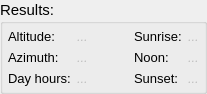
             <widget class="QGroupBox" name="groupBox_results">
              <property name="sizePolicy">
               <sizepolicy hsizetype="Minimum" vsizetype="Maximum">
                <horstretch>0</horstretch>
                <verstretch>0</verstretch>
               </sizepolicy>
              </property>
              <property name="font">
               <font>
                <pointsize>11</pointsize>
                <italic>false</italic>
               </font>
              </property>
              <property name="toolTip">
               <string>These are the results of the adjustments made</string>
              </property>
              <property name="title">
               <string>Results:</string>
              </property>
              <layout class="QGridLayout" name="gridLayout_9">
               <property name="sizeConstraint">
                <enum>QLayout::SetFixedSize</enum>
               </property>
               <property name="leftMargin">
                <number>5</number>
               </property>
               <property name="topMargin">
                <number>5</number>
               </property>
               <property name="rightMargin">
                <number>5</number>
               </property>
               <property name="bottomMargin">
                <number>5</number>
               </property>
               <item row="0" column="3">
                <layout class="QHBoxLayout" name="horizontalLayout_3">
                 <property name="sizeConstraint">
                  <enum>QLayout::SetFixedSize</enum>
                 </property>
                 <item>
                  <layout class="QVBoxLayout" name="verticalLayout_5">
                   <item>
                    <widget class="QLabel" name="label_5_Sunrise">
                     <property name="font">
                      <font>
                       <pointsize>10</pointsize>
                       <italic>false</italic>
                      </font>
                     </property>
                     <property name="text">
                      <string>Sunrise:</string>
                     </property>
                    </widget>
                   </item>
                   <item>
                    <widget class="QLabel" name="label_5_Noon">
                     <property name="font">
                      <font>
                       <pointsize>10</pointsize>
                       <italic>false</italic>
                      </font>
                     </property>
                     <property name="text">
                      <string>Noon:</string>
                     </property>
                    </widget>
                   </item>
                   <item>
                    <widget class="QLabel" name="label_5_Sunset">
                     <property name="font">
                      <font>
                       <pointsize>10</pointsize>
                       <italic>false</italic>
                      </font>
                     </property>
                     <property name="text">
                      <string>Sunset:</string>
                     </property>
                    </widget>
                   </item>
                  </layout>
                 </item>
                 <item>
                  <layout class="QVBoxLayout" name="verticalLayout_3">
                   <property name="sizeConstraint">
                    <enum>QLayout::SetFixedSize</enum>
                   </property>
                   <item>
                    <widget class="QLabel" name="label_sunrise_result">
                     <property name="enabled">
                      <bool>false</bool>
                     </property>
                     <property name="font">
                      <font>
                       <pointsize>10</pointsize>
                       <italic>true</italic>
                      </font>
                     </property>
                     <property name="text">
                      <string>...</string>
                     </property>
                    </widget>
                   </item>
                   <item>
                    <widget class="QLabel" name="label_noon_result">
                     <property name="enabled">
                      <bool>false</bool>
                     </property>
                     <property name="font">
                      <font>
                       <pointsize>10</pointsize>
                       <italic>true</italic>
                      </font>
                     </property>
                     <property name="text">
                      <string>...</string>
                     </property>
                    </widget>
                   </item>
                   <item>
                    <widget class="QLabel" name="label_sunset_result">
                     <property name="enabled">
                      <bool>false</bool>
                     </property>
                     <property name="font">
                      <font>
                       <pointsize>10</pointsize>
                       <italic>true</italic>
                      </font>
                     </property>
                     <property name="text">
                      <string>...</string>
                     </property>
                    </widget>
                   </item>
                  </layout>
                 </item>
                </layout>
               </item>
               <item row="0" column="1">
                <layout class="QHBoxLayout" name="horizontalLayout_2">
                 <property name="sizeConstraint">
                  <enum>QLayout::SetFixedSize</enum>
                 </property>
                 <item>
                  <layout class="QVBoxLayout" name="verticalLayout">
                   <item>
                    <widget class="QLabel" name="label_5_Altitude">
                     <property name="sizePolicy">
                      <sizepolicy hsizetype="Maximum" vsizetype="Preferred">
                       <horstretch>0</horstretch>
                       <verstretch>0</verstretch>
                      </sizepolicy>
                     </property>
                     <property name="font">
                      <font>
                       <pointsize>10</pointsize>
                       <italic>false</italic>
                      </font>
                     </property>
                     <property name="text">
                      <string>Altitude:</string>
                     </property>
                    </widget>
                   </item>
                   <item>
                    <widget class="QLabel" name="label_5_Azimuth">
                     <property name="sizePolicy">
                      <sizepolicy hsizetype="Maximum" vsizetype="Preferred">
                       <horstretch>0</horstretch>
                       <verstretch>0</verstretch>
                      </sizepolicy>
                     </property>
                     <property name="font">
                      <font>
                       <pointsize>10</pointsize>
                       <italic>false</italic>
                      </font>
                     </property>
                     <property name="text">
                      <string>Azimuth:</string>
                     </property>
                    </widget>
                   </item>
                   <item>
                    <widget class="QLabel" name="label_5_Day_hours">
                     <property name="sizePolicy">
                      <sizepolicy hsizetype="Maximum" vsizetype="Preferred">
                       <horstretch>0</horstretch>
                       <verstretch>0</verstretch>
                      </sizepolicy>
                     </property>
                     <property name="font">
                      <font>
                       <pointsize>10</pointsize>
                       <italic>false</italic>
                      </font>
                     </property>
                     <property name="text">
                      <string>Day hours:</string>
                     </property>
                    </widget>
                   </item>
                  </layout>
                 </item>
                 <item>
                  <layout class="QVBoxLayout" name="verticalLayout_4">
                   <item>
                    <widget class="QLabel" name="label_altitude_result">
                     <property name="enabled">
                      <bool>false</bool>
                     </property>
                     <property name="font">
                      <font>
                       <pointsize>10</pointsize>
                       <italic>true</italic>
                      </font>
                     </property>
                     <property name="text">
                      <string>...</string>
                     </property>
                    </widget>
                   </item>
                   <item>
                    <widget class="QLabel" name="label_azimute_result">
                     <property name="enabled">
                      <bool>false</bool>
                     </property>
                     <property name="font">
                      <font>
                       <pointsize>10</pointsize>
                       <italic>true</italic>
                      </font>
                     </property>
                     <property name="text">
                      <string>...</string>
                     </property>
                    </widget>
                   </item>
                   <item>
                    <widget class="QLabel" name="label_day_hours_result">
                     <property name="enabled">
                      <bool>false</bool>
                     </property>
                     <property name="font">
                      <font>
                       <pointsize>10</pointsize>
                       <italic>true</italic>
                      </font>
                     </property>
                     <property name="text">
                      <string>...</string>
                     </property>
                    </widget>
                   </item>
                  </layout>
                 </item>
                </layout>
               </item>
               <item row="0" column="2">
                <spacer name="horizontalSpacer_5">
                 <property name="orientation">
                  <enum>Qt::Horizontal</enum>
                 </property>
                 <property name="sizeHint" stdset="0">
                  <size>
                   <width>40</width>
                   <height>20</height>
                  </size>
                 </property>
                </spacer>
               </item>
              </layout>
             </widget>
